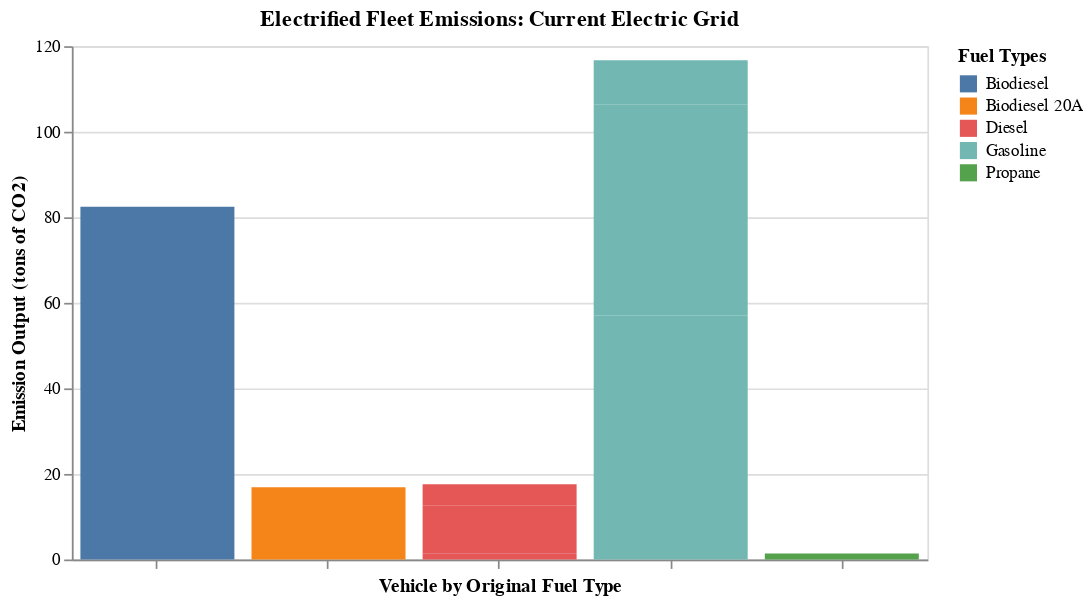

Write notebook code for a chart like this one.
### Code cell
alt.Chart(final, title="Electrified Fleet Emissions: Current Electric Grid").mark_bar().encode(
    x=alt.X('Type:N', axis=alt.Axis(labels=False, title='Vehicle by Original Fuel Type')),
    y=alt.Y('Emissions from Electrified Fleet (96g CO2e/mi):Q', axis=alt.Axis(title='Emission Output (tons of CO2)')),
    color=alt.Color('Type', legend=alt.Legend(title="Fuel Types"))
).properties(width=500)
